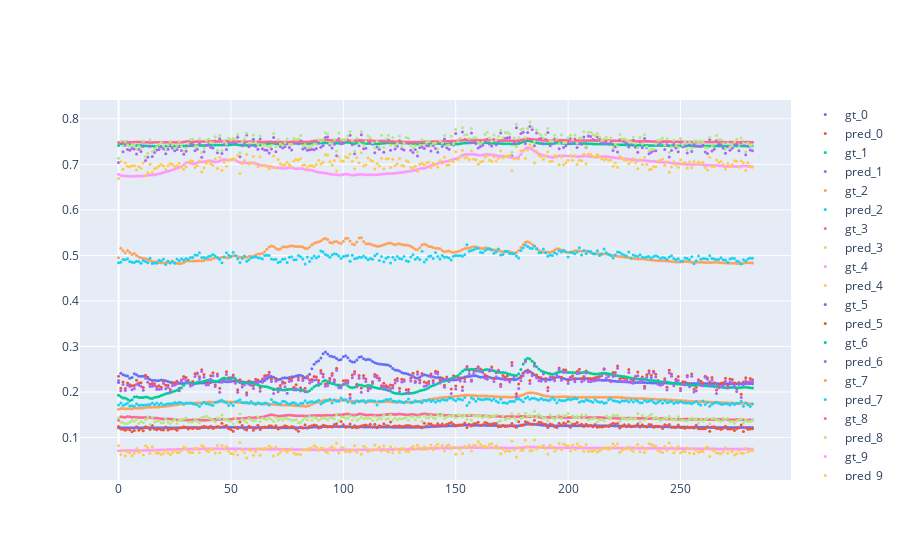

Source (notebook cell):
### Code cell
fig = go.Figure()
for i in range(10): #range(12):# 
    fig.add_trace(go.Scatter(y=batch[1][i,:],mode='markers',name=f'gt_{i}',marker=dict(size=3)))
    fig.add_trace(go.Scatter(y=pred[i,:,0],mode='markers',name=f'pred_{i}',marker=dict(size=3)))
fig.show()

### Figure 1 — Plotly figure (JSON) as saved in the notebook; plotly's stock layout.template omitted (floating-point values rounded to 4 significant figures; data arrays with more than 128 entries replaced by an {"elided": "..."} marker saying what was removed)
{"data": [{"marker": {"size": 3}, "mode": "markers", "name": "gt_0", "type": "scatter", "y": {"elided": "283 float values"}}, {"marker": {"size": 3}, "mode": "markers", "name": "pred_0", "type": "scatter", "y": {"elided": "283 float values"}}, {"marker": {"size": 3}, "mode": "markers", "name": "gt_1", "type": "scatter", "y": {"elided": "283 float values"}}, {"marker": {"size": 3}, "mode": "markers", "name": "pred_1", "type": "scatter", "y": {"elided": "283 float values"}}, {"marker": {"size": 3}, "mode": "markers", "name": "gt_2", "type": "scatter", "y": {"elided": "283 float values"}}, {"marker": {"size": 3}, "mode": "markers", "name": "pred_2", "type": "scatter", "y": {"elided": "283 float values"}}, {"marker": {"size": 3}, "mode": "markers", "name": "gt_3", "type": "scatter", "y": {"elided": "283 float values"}}, {"marker": {"size": 3}, "mode": "markers", "name": "pred_3", "type": "scatter", "y": {"elided": "283 float values"}}, {"marker": {"size": 3}, "mode": "markers", "name": "gt_4", "type": "scatter", "y": {"elided": "283 float values"}}, {"marker": {"size": 3}, "mode": "markers", "name": "pred_4", "type": "scatter", "y": {"elided": "283 float values"}}, {"marker": {"size": 3}, "mode": "markers", "name": "gt_5", "type": "scatter", "y": {"elided": "283 float values"}}, {"marker": {"size": 3}, "mode": "markers", "name": "pred_5", "type": "scatter", "y": {"elided": "283 float values"}}, {"marker": {"size": 3}, "mode": "markers", "name": "gt_6", "type": "scatter", "y": {"elided": "283 float values"}}, {"marker": {"size": 3}, "mode": "markers", "name": "pred_6", "type": "scatter", "y": {"elided": "283 float values"}}, {"marker": {"size": 3}, "mode": "markers", "name": "gt_7", "type": "scatter", "y": {"elided": "283 float values"}}, {"marker": {"size": 3}, "mode": "markers", "name": "pred_7", "type": "scatter", "y": {"elided": "283 float values"}}, {"marker": {"size": 3}, "mode": "markers", "name": "gt_8", "type": "scatter", "y": {"elided": "283 float values"}}, {"marker": {"size": 3}, "mode": "markers", "name": "pred_8", "type": "scatter", "y": {"elided": "283 float values"}}, {"marker": {"size": 3}, "mode": "markers", "name": "gt_9", "type": "scatter", "y": {"elided": "283 float values"}}, {"marker": {"size": 3}, "mode": "markers", "name": "pred_9", "type": "scatter", "y": {"elided": "283 float values"}}], "layout": {}}
